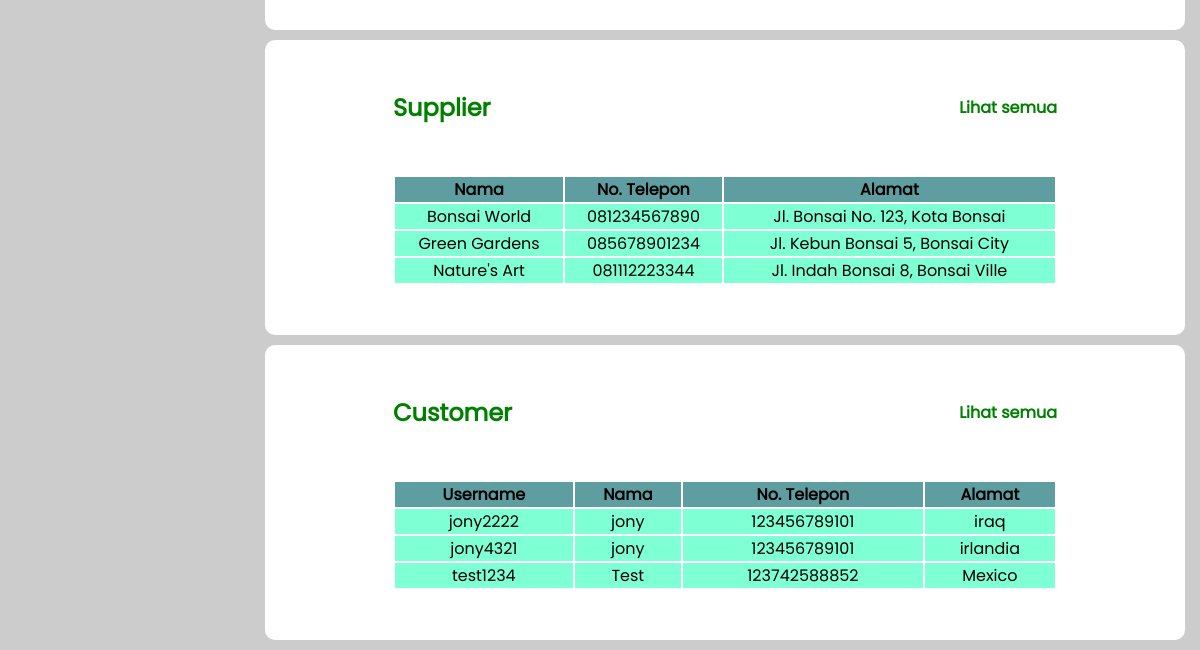
/app/admin/index.php (signed in, lower part), run on an earlier commit of the app's database.
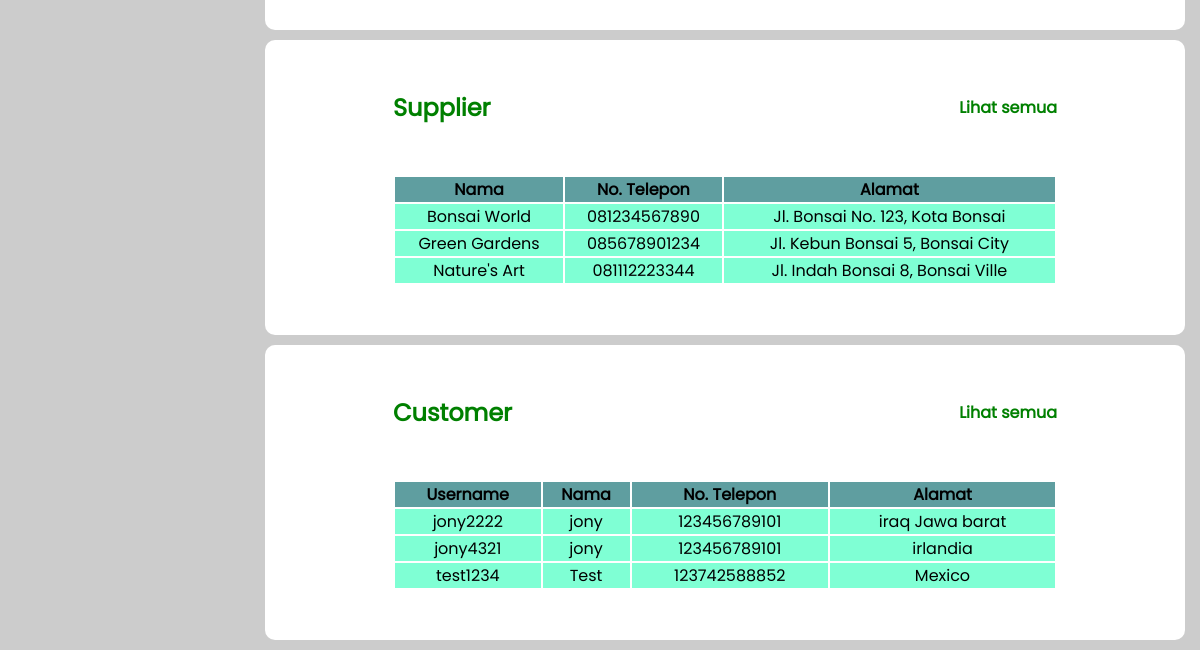
And on a later commit of the database.
### tables this page shows
CREATE TABLE `customer` (
  `username` varchar(100) NOT NULL,
  `password` varchar(64) NOT NULL,
  `nama` varchar(100) NOT NULL,
  `no_telepon` varchar(100) NOT NULL,
  `alamat` varchar(100) NOT NULL
);

### app/database.php (called while the page is built, shortened)
<?php
function getAllDataCustomer()
{
	try {
		$statement = DB->prepare("SELECT * FROM customer");
		$statement->execute();
		return $statement->fetchAll(PDO::FETCH_ASSOC);
	} catch (PDOException $err) {
		echo $err->getMessage();
	}
}
function getAllDataSupplier()
{
	try {
		$statement = DB->prepare("SELECT * FROM supplier");
		$statement->execute();
		return $statement->fetchAll(PDO::FETCH_ASSOC);
	} catch (PDOException $err) {
		echo $err->getMessage();
	}
}

### app/admin/index.php (the view, shortened to what this page needs)
<?php
require_once(BASEPATH . "/app/admin/templates/sidebar.php");
require_once(BASEPATH . "/app/admin/templates/header.php");
$customers = getAllDataCustomer();
$supplier = getAllDataSupplier();
?>
        <div class="produk">
        </div>
        <div class="supplier">
            <div class="judul">
                <h2>Supplier</h2>
                <a href="<?= BASEURL ?>/app/admin/supplier.php">
                    <h4>Lihat semua</h4>
                </a>
            </div>
            <table>
                <tr>
                    <th>Nama</th>
                    <th>No. Telepon</th>
                    <th>Alamat</th>
                </tr>
                <?php for($i=0;$i<3;$i++): ?>
                    <tr>
                        <td><?= $supplier[$i]['nama_supplier']; ?></td>
                        <td><?= $supplier[$i]['no_telepon']; ?></td>
                        <td><?= $supplier[$i]['alamat']; ?></td>
                    </tr>
                <?php endfor; ?>
            </table>
        </div>
        <div class="customer">
            <div class="judul">
                <h2>Customer</h2>
                <a href="<?= BASEURL ?>/app/admin/customer.php">
                    <h4>Lihat semua</h4>
                </a>
            </div>
            <table>
                <tr>
                    <th>Username</th>
                    <th>Nama</th>
                    <th>No. Telepon</th>
                    <th>Alamat</th>
                </tr>
                <?php for($i=0;$i<3;$i++): ?>
                    <tr>
                        <td><?= $customers[$i]['username']; ?></td>
                        <td><?= $customers[$i]['nama']; ?></td>
                        <td><?= $customers[$i]['no_telepon']; ?></td>
                        <td><?= $customers[$i]['alamat']; ?></td>
                    </tr>
                <?php endfor; ?>
            </table>
        </div>
    </div>
</body>
</html>

What changed in the data, as far as the page shows it:
changed customer "jony2222": alamat "iraq" → "iraq Jawa barat"
